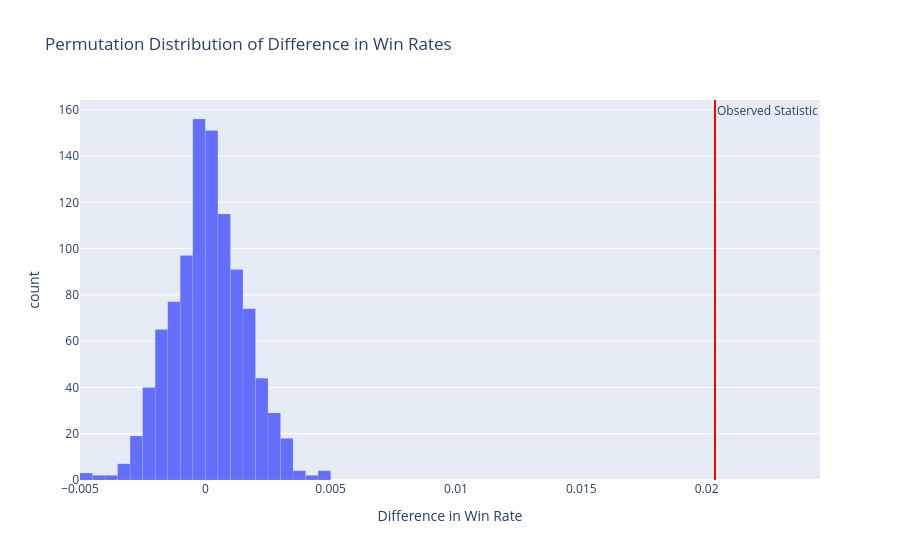

Notebook code for this chart:
### Code cell
fig = px.histogram(
    x=diffs,
    nbins=30,
    title='Permutation Distribution of Difference in Win Rates',
    labels={'x': 'Difference in Win Rate'}
)

fig.add_vline(
    x=observed,
    line_color='red',
    annotation_text='Observed Statistic'
)

fig.update_traces(
    marker_line_color='white',
    marker_line_width=0.1
)

fig.show()

fig.write_html(
    'assets/hypothesis_test.html',
    include_plotlyjs='cdn'
)

### Figure 1 — Plotly figure (JSON) as saved in the notebook; plotly's stock layout.template omitted (floating-point values rounded to 4 significant figures; data arrays with more than 128 entries replaced by an {"elided": "..."} marker saying what was removed)
{"data": [{"alignmentgroup": "True", "bingroup": "x", "hovertemplate": "Difference in Win Rate=%{x}<br>count=%{y}<extra></extra>", "legendgroup": "", "marker": {"color": "#636efa", "line": {"color": "white", "width": 0.1}, "pattern": {"shape": ""}}, "name": "", "nbinsx": 30, "offsetgroup": "", "orientation": "v", "showlegend": false, "type": "histogram", "x": {"elided": "1000 float values"}, "xaxis": "x", "yaxis": "y"}], "layout": {"annotations": [{"showarrow": false, "text": "Observed Statistic", "x": 0.02033, "xanchor": "left", "xref": "x", "y": 1, "yanchor": "top", "yref": "y domain"}], "barmode": "relative", "legend": {"tracegroupgap": 0}, "shapes": [{"line": {"color": "red"}, "type": "line", "x0": 0.02033, "x1": 0.02033, "xref": "x", "y0": 0, "y1": 1, "yref": "y domain"}], "title": {"text": "Permutation Distribution of Difference in Win Rates"}, "xaxis": {"anchor": "y", "domain": [0, 1], "title": {"text": "Difference in Win Rate"}}, "yaxis": {"anchor": "x", "domain": [0, 1], "title": {"text": "count"}}}}
